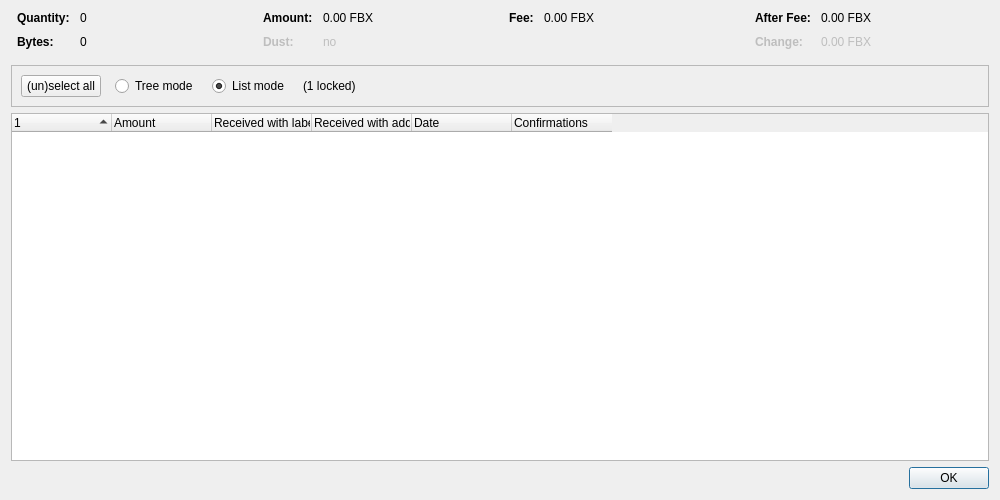
<?xml version="1.0" encoding="UTF-8"?>
<ui version="4.0">
 <class>CoinControlDialog</class>
 <widget class="QDialog" name="CoinControlDialog">
  <property name="geometry">
   <rect>
    <x>0</x>
    <y>0</y>
    <width>1000</width>
    <height>500</height>
   </rect>
  </property>
  <property name="windowTitle">
   <string>Coin Selection</string>
  </property>
  <layout class="QVBoxLayout" name="verticalLayout">
   <item>
    <layout class="QHBoxLayout" name="horizontalLayoutTop" stretch="0,0,0,0">
     <property name="topMargin">
      <number>0</number>
     </property>
     <property name="bottomMargin">
      <number>10</number>
     </property>
     <item>
      <layout class="QFormLayout" name="formLayoutCoinControl1">
       <property name="horizontalSpacing">
        <number>10</number>
       </property>
       <property name="verticalSpacing">
        <number>10</number>
       </property>
       <property name="leftMargin">
        <number>6</number>
       </property>
       <property name="rightMargin">
        <number>6</number>
       </property>
       <item row="0" column="0">
        <widget class="QLabel" name="labelCoinControlQuantityText">
         <property name="font">
          <font>
           <weight>75</weight>
           <bold>true</bold>
          </font>
         </property>
         <property name="text">
          <string>Quantity:</string>
         </property>
        </widget>
       </item>
       <item row="0" column="1">
        <widget class="QLabel" name="labelCoinControlQuantity">
         <property name="cursor">
          <cursorShape>IBeamCursor</cursorShape>
         </property>
         <property name="contextMenuPolicy">
          <enum>Qt::ActionsContextMenu</enum>
         </property>
         <property name="text">
          <string notr="true">0</string>
         </property>
         <property name="textInteractionFlags">
          <set>Qt::LinksAccessibleByMouse|Qt::TextSelectableByKeyboard|Qt::TextSelectableByMouse</set>
         </property>
        </widget>
       </item>
       <item row="1" column="0">
        <widget class="QLabel" name="labelCoinControlBytesText">
         <property name="font">
          <font>
           <weight>75</weight>
           <bold>true</bold>
          </font>
         </property>
         <property name="text">
          <string>Bytes:</string>
         </property>
        </widget>
       </item>
       <item row="1" column="1">
        <widget class="QLabel" name="labelCoinControlBytes">
         <property name="cursor">
          <cursorShape>IBeamCursor</cursorShape>
         </property>
         <property name="contextMenuPolicy">
          <enum>Qt::ActionsContextMenu</enum>
         </property>
         <property name="text">
          <string notr="true">0</string>
         </property>
         <property name="textInteractionFlags">
          <set>Qt::LinksAccessibleByMouse|Qt::TextSelectableByKeyboard|Qt::TextSelectableByMouse</set>
         </property>
        </widget>
       </item>
      </layout>
     </item>
     <item>
      <layout class="QFormLayout" name="formLayoutCoinControl2">
       <property name="horizontalSpacing">
        <number>10</number>
       </property>
       <property name="verticalSpacing">
        <number>10</number>
       </property>
       <property name="leftMargin">
        <number>6</number>
       </property>
       <property name="rightMargin">
        <number>6</number>
       </property>
       <item row="0" column="0">
        <widget class="QLabel" name="labelCoinControlAmountText">
         <property name="font">
          <font>
           <weight>75</weight>
           <bold>true</bold>
          </font>
         </property>
         <property name="text">
          <string>Amount:</string>
         </property>
        </widget>
       </item>
       <item row="0" column="1">
        <widget class="QLabel" name="labelCoinControlAmount">
         <property name="cursor">
          <cursorShape>IBeamCursor</cursorShape>
         </property>
         <property name="contextMenuPolicy">
          <enum>Qt::ActionsContextMenu</enum>
         </property>
         <property name="text">
          <string notr="true">0.00 FBX</string>
         </property>
         <property name="textInteractionFlags">
          <set>Qt::LinksAccessibleByMouse|Qt::TextSelectableByKeyboard|Qt::TextSelectableByMouse</set>
         </property>
        </widget>
       </item>
       <item row="1" column="0">
        <widget class="QLabel" name="labelCoinControlLowOutputText">
         <property name="enabled">
          <bool>false</bool>
         </property>
         <property name="font">
          <font>
           <weight>75</weight>
           <bold>true</bold>
          </font>
         </property>
         <property name="text">
          <string>Dust:</string>
         </property>
        </widget>
       </item>
       <item row="1" column="1">
        <widget class="QLabel" name="labelCoinControlLowOutput">
         <property name="enabled">
          <bool>false</bool>
         </property>
         <property name="cursor">
          <cursorShape>IBeamCursor</cursorShape>
         </property>
         <property name="contextMenuPolicy">
          <enum>Qt::ActionsContextMenu</enum>
         </property>
         <property name="text">
          <string notr="true">no</string>
         </property>
         <property name="textInteractionFlags">
          <set>Qt::LinksAccessibleByMouse|Qt::TextSelectableByKeyboard|Qt::TextSelectableByMouse</set>
         </property>
        </widget>
       </item>
      </layout>
     </item>
     <item>
      <layout class="QFormLayout" name="formLayoutCoinControl3">
       <property name="horizontalSpacing">
        <number>10</number>
       </property>
       <property name="verticalSpacing">
        <number>10</number>
       </property>
       <property name="leftMargin">
        <number>6</number>
       </property>
       <property name="rightMargin">
        <number>6</number>
       </property>
       <item row="0" column="0">
        <widget class="QLabel" name="labelCoinControlFeeText">
         <property name="font">
          <font>
           <weight>75</weight>
           <bold>true</bold>
          </font>
         </property>
         <property name="text">
          <string>Fee:</string>
         </property>
        </widget>
       </item>
       <item row="0" column="1">
        <widget class="QLabel" name="labelCoinControlFee">
         <property name="cursor">
          <cursorShape>IBeamCursor</cursorShape>
         </property>
         <property name="contextMenuPolicy">
          <enum>Qt::ActionsContextMenu</enum>
         </property>
         <property name="text">
          <string notr="true">0.00 FBX</string>
         </property>
         <property name="textInteractionFlags">
          <set>Qt::LinksAccessibleByMouse|Qt::TextSelectableByKeyboard|Qt::TextSelectableByMouse</set>
         </property>
        </widget>
       </item>
      </layout>
     </item>
     <item>
      <layout class="QFormLayout" name="formLayoutCoinControl4">
       <property name="horizontalSpacing">
        <number>10</number>
       </property>
       <property name="verticalSpacing">
        <number>10</number>
       </property>
       <property name="leftMargin">
        <number>6</number>
       </property>
       <property name="rightMargin">
        <number>6</number>
       </property>
       <item row="0" column="0">
        <widget class="QLabel" name="labelCoinControlAfterFeeText">
         <property name="font">
          <font>
           <weight>75</weight>
           <bold>true</bold>
          </font>
         </property>
         <property name="text">
          <string>After Fee:</string>
         </property>
        </widget>
       </item>
       <item row="0" column="1">
        <widget class="QLabel" name="labelCoinControlAfterFee">
         <property name="cursor">
          <cursorShape>IBeamCursor</cursorShape>
         </property>
         <property name="contextMenuPolicy">
          <enum>Qt::ActionsContextMenu</enum>
         </property>
         <property name="text">
          <string notr="true">0.00 FBX</string>
         </property>
         <property name="textInteractionFlags">
          <set>Qt::LinksAccessibleByMouse|Qt::TextSelectableByKeyboard|Qt::TextSelectableByMouse</set>
         </property>
        </widget>
       </item>
       <item row="1" column="0">
        <widget class="QLabel" name="labelCoinControlChangeText">
         <property name="enabled">
          <bool>false</bool>
         </property>
         <property name="font">
          <font>
           <weight>75</weight>
           <bold>true</bold>
          </font>
         </property>
         <property name="text">
          <string>Change:</string>
         </property>
        </widget>
       </item>
       <item row="1" column="1">
        <widget class="QLabel" name="labelCoinControlChange">
         <property name="enabled">
          <bool>false</bool>
         </property>
         <property name="cursor">
          <cursorShape>IBeamCursor</cursorShape>
         </property>
         <property name="contextMenuPolicy">
          <enum>Qt::ActionsContextMenu</enum>
         </property>
         <property name="text">
          <string notr="true">0.00 FBX</string>
         </property>
         <property name="textInteractionFlags">
          <set>Qt::LinksAccessibleByMouse|Qt::TextSelectableByKeyboard|Qt::TextSelectableByMouse</set>
         </property>
        </widget>
       </item>
      </layout>
     </item>
    </layout>
   </item>
   <item>
    <widget class="QFrame" name="frame">
     <property name="minimumSize">
      <size>
       <width>0</width>
       <height>40</height>
      </size>
     </property>
     <property name="frameShape">
      <enum>QFrame::StyledPanel</enum>
     </property>
     <property name="frameShadow">
      <enum>QFrame::Sunken</enum>
     </property>
     <layout class="QHBoxLayout" name="horizontalLayout">
      <item>
       <layout class="QHBoxLayout" name="horizontalLayoutPanel" stretch="0,0,0,0,0">
        <property name="spacing">
         <number>14</number>
        </property>
        <item>
         <widget class="QPushButton" name="pushButtonSelectAll">
          <property name="sizePolicy">
           <sizepolicy hsizetype="Maximum" vsizetype="Fixed">
            <horstretch>0</horstretch>
            <verstretch>0</verstretch>
           </sizepolicy>
          </property>
          <property name="text">
           <string>(un)select all</string>
          </property>
          <property name="autoDefault">
           <bool>false</bool>
          </property>
         </widget>
        </item>
        <item>
         <widget class="QRadioButton" name="radioTreeMode">
          <property name="sizePolicy">
           <sizepolicy hsizetype="Maximum" vsizetype="Fixed">
            <horstretch>0</horstretch>
            <verstretch>0</verstretch>
           </sizepolicy>
          </property>
          <property name="text">
           <string>Tree mode</string>
          </property>
         </widget>
        </item>
        <item>
         <widget class="QRadioButton" name="radioListMode">
          <property name="sizePolicy">
           <sizepolicy hsizetype="Maximum" vsizetype="Fixed">
            <horstretch>0</horstretch>
            <verstretch>0</verstretch>
           </sizepolicy>
          </property>
          <property name="text">
           <string>List mode</string>
          </property>
          <property name="checked">
           <bool>true</bool>
          </property>
         </widget>
        </item>
        <item>
         <widget class="QLabel" name="labelLocked">
          <property name="text">
           <string notr="true">(1 locked)</string>
          </property>
         </widget>
        </item>
        <item>
         <spacer name="horizontalSpacer">
          <property name="orientation">
           <enum>Qt::Horizontal</enum>
          </property>
          <property name="sizeHint" stdset="0">
           <size>
            <width>40</width>
            <height>20</height>
           </size>
          </property>
         </spacer>
        </item>
       </layout>
      </item>
     </layout>
    </widget>
   </item>
   <item>
    <widget class="CoinControlTreeWidget" name="treeWidget">
     <property name="contextMenuPolicy">
      <enum>Qt::CustomContextMenu</enum>
     </property>
     <property name="sortingEnabled">
      <bool>false</bool>
     </property>
     <property name="columnCount">
      <number>6</number>
     </property>
     <attribute name="headerShowSortIndicator" stdset="0">
      <bool>true</bool>
     </attribute>
     <attribute name="headerStretchLastSection">
      <bool>false</bool>
     </attribute>
     <column>
      <property name="text">
       <string/>
      </property>
     </column>
     <column>
      <property name="text">
       <string>Amount</string>
      </property>
     </column>
     <column>
      <property name="text">
       <string>Received with label</string>
      </property>
     </column>
     <column>
      <property name="text">
       <string>Received with address</string>
      </property>
     </column>
     <column>
      <property name="text">
       <string>Date</string>
      </property>
     </column>
     <column>
      <property name="text">
       <string>Confirmations</string>
      </property>
      <property name="toolTip">
       <string>Confirmed</string>
      </property>
     </column>
     <column>
      <property name="text">
       <string/>
      </property>
     </column>
     <column>
      <property name="text">
       <string/>
      </property>
     </column>
     <column>
      <property name="text">
       <string/>
      </property>
     </column>
     <column>
      <property name="text">
       <string/>
      </property>
     </column>
    </widget>
   </item>
   <item>
    <widget class="QDialogButtonBox" name="buttonBox">
     <property name="orientation">
      <enum>Qt::Horizontal</enum>
     </property>
     <property name="standardButtons">
      <set>QDialogButtonBox::Ok</set>
     </property>
    </widget>
   </item>
  </layout>
 </widget>
 <customwidgets>
  <customwidget>
   <class>CoinControlTreeWidget</class>
   <extends>QTreeWidget</extends>
   <header>qt/coincontroltreewidget.h</header>
  </customwidget>
 </customwidgets>
 <resources/>
 <connections/>
</ui>
